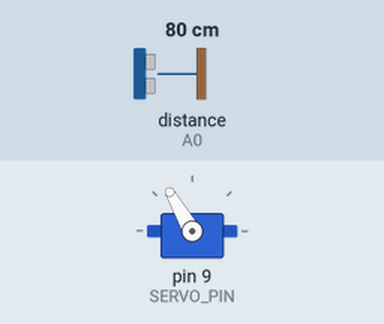
This sketch was run on a simulated Arduino Uno, built with avr-gcc and run on an emulated ATmega328P. On the bench: servo. The inputs (shaded band) are chosen by the test bench; at power-on: distance to the obstacle (sensor on A0) 80 cm.

Above: at 1.2 s.
1.3 s: distance to the obstacle (sensor on A0) set to 299 cm
At 2.2 s:
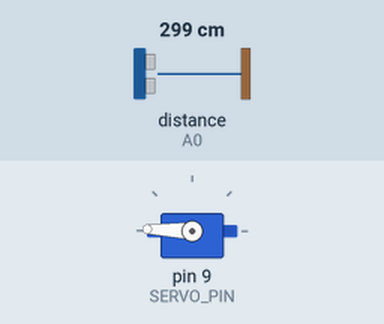
3.2 s: distance to the obstacle (sensor on A0) set to 2 cm
At 3.7 s:
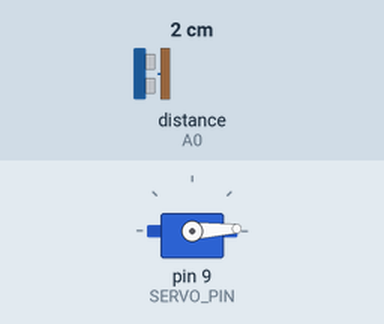
4.8 s: distance to the obstacle (sensor on A0) set to 250 cm
At 5.35 s:
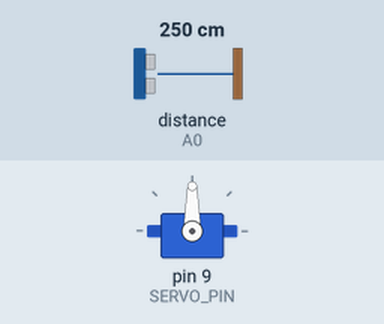
7.0 s: distance to the obstacle (sensor on A0) set to 18 cm
At 7.6 s:
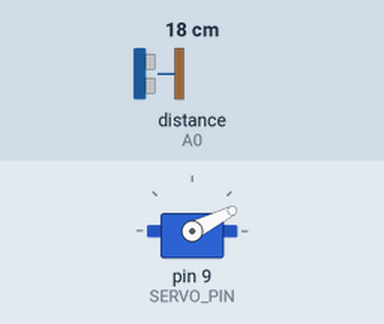
8.6 s: distance to the obstacle (sensor on A0) set to 35 cm
At 9.2 s:
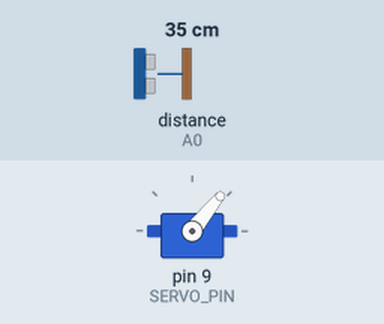
10.1 s: distance to the obstacle (sensor on A0) set to 60 cm
At 10.8 s:
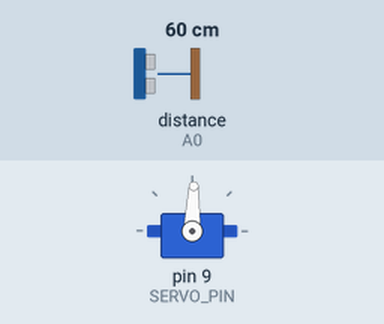
Timing chart, 0 to 12.6 s (numbered marks = the images above; inputs shaded):
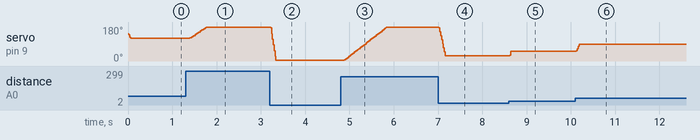

The sketch:

resbala.ino
```cpp
#include <Ping.h>
#include <RunningMedian.h>
// to use these custom libraries check the README file for advices.
#include <Servo.h>

/*
WARNING:
 - use a 7.5V with 2amp power supply
 - Vin of arduino => Vcc of motor
 - 5V  of arduino => Vcc of sensor
*/

const int SONAR_PIN = A0;
const int SERVO_PIN = 9;
const int DIST_MAX = 120;

Ping ping = Ping(SONAR_PIN);
RunningMedian samples;
Servo myservo;


void setup() {
  samples = RunningMedian();
  myservo.attach(SERVO_PIN);
}


void loop()
{
  int angle;
  float cm;

  ping.fire();
  cm = ping.centimeters();              // get distance
  cm = dist_process(cm);                // multiple filters

  angle = map(cm, 0,DIST_MAX , 0,180);  // convert from distance to angle
  angle = angle_process(angle);         // limit speed of motor
  myservo.write(angle);                 // set motor position

  delay(1);
}


int dist_process(int cm)
{
  const float COEF = 0.6;
  static float cm_old = DIST_MAX;       // max number of cm that we can measure

  if (cm<0) cm = cm_old;                // keep old value if error
  cm = constrain(cm, 0, DIST_MAX);      // saturate to a reliable distance

  samples.add(cm);                      // median filter input
  cm = samples.getMedian();             // median filter output

  cm = cm*COEF + cm_old*(1-COEF);       // smooth with a simple low pass filter
  cm_old = cm;                          // save old value
  return cm;
}


int angle_process(int angle)
{
  const int ANGLE_MAX_DIFF = 3;
  static int angle_old = angle;

  int diff = angle - angle_old;         // get the difference
  int abs_diff = abs(diff);             // ...its absolute value
  int sign = (diff<0)? -1 : 1;          // ...and its sign

  if (abs_diff>ANGLE_MAX_DIFF)          // avoid changing the angle too quickly
    angle = angle_old + ANGLE_MAX_DIFF*sign;

  angle_old = angle;
  return angle;
}
```

Measured:
- after the input at 1.3 s, servo on pin 9 (SERVO_PIN): moves from 120° to 178° over 0.37 s, starting after 0.10 s
- after the input at 3.2 s, servo on pin 9 (SERVO_PIN): 178° → 3° at once
- after the input at 4.8 s, servo on pin 9 (SERVO_PIN): moves from 3° to 178° over 0.95 s, starting after 0.08 s
- after the input at 7.0 s, servo on pin 9 (SERVO_PIN): 178° → 27° at once
- after the input at 8.6 s, servo on pin 9 (SERVO_PIN): 27° → 51° at once
- after the input at 10.1 s, servo on pin 9 (SERVO_PIN): 51° → 88° at once
